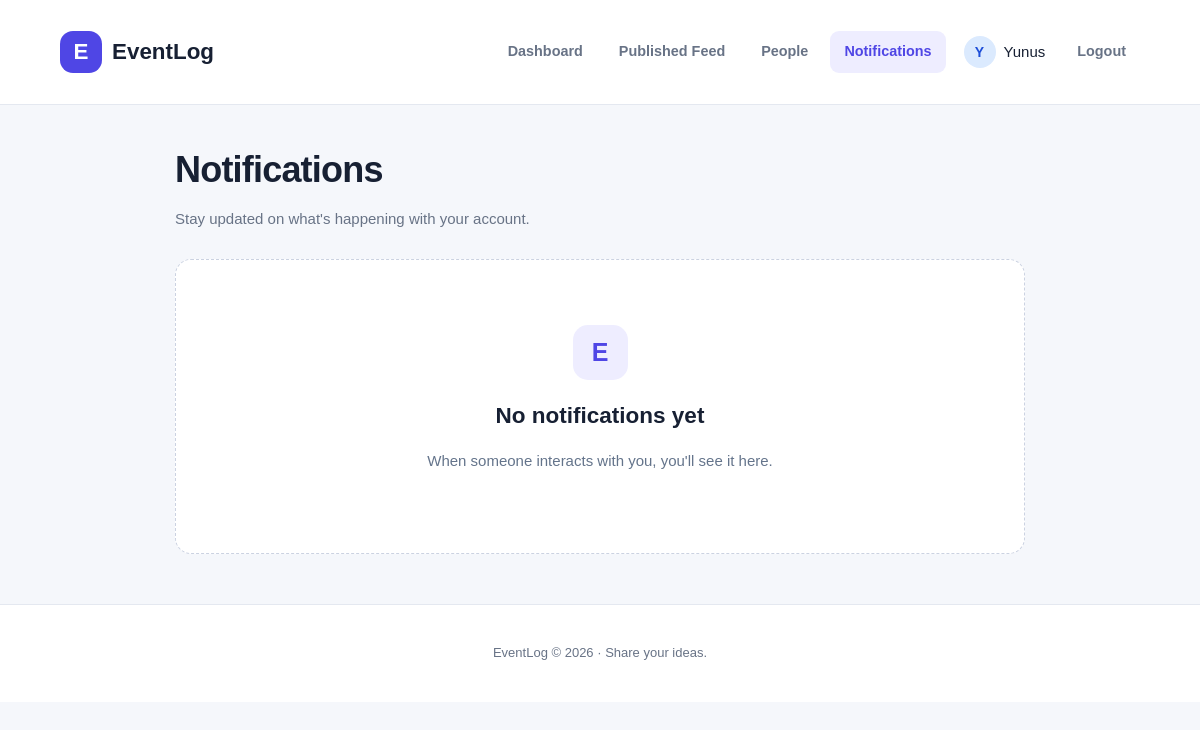
The app's page /notifications (signed in), older data.
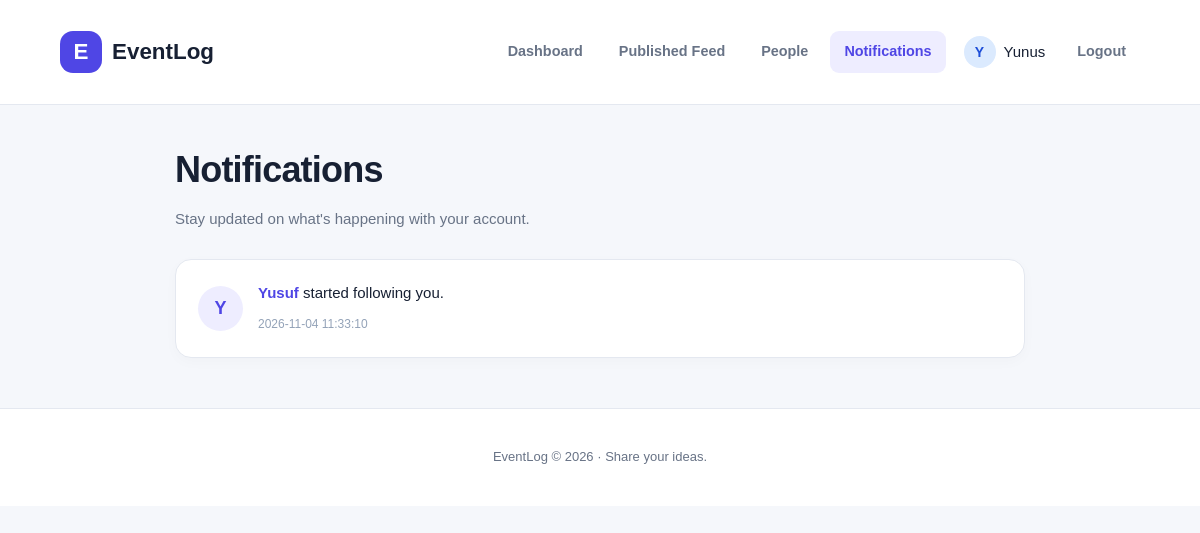
The same page, newer data.
### app.py (models this page shows)
    class User(db.Model, UserMixin):
        id = mapped_column(db.Integer, primary_key=True)
        Firstname = mapped_column(db.String)
        Lastname = mapped_column(db.String)
        Username = mapped_column(db.String, unique=True, nullable=False)
        Email = mapped_column(db.String)
        Password = mapped_column(db.String, nullable=False)
        date = mapped_column(db.String)

    class Notification(db.Model):
        __tablename__ = 'notification'
        id = mapped_column(db.Integer, primary_key=True)
        recipient_id = mapped_column(db.Integer, db.ForeignKey('user.id'), nullable=False)
        actor_id = mapped_column(db.Integer, db.ForeignKey('user.id'), nullable=False)
        notification_type = mapped_column(db.String, nullable=False)
        post_id = mapped_column(db.Integer, db.ForeignKey('post.id'), nullable=True)
        is_read = mapped_column(db.Boolean, default=False, nullable=False)
        date = mapped_column(db.String, nullable=False)

### app.py (the view)
    @app.route('/notifications')
    @login_required
    def notifications():
        notifications = db.session.query(Notification, User).join(
            User, Notification.actor_id == User.id
        ).filter(
            Notification.recipient_id == current_user.id
        ).order_by(
            Notification.id.desc()
        ).all()
        return render_template(
            'notification.html',
            notifications=notifications
        )

### templates/notification.html (shortened to what this page needs)
<!DOCTYPE html>
<html lang="en">
<head>
    <link rel="stylesheet" href="{{ url_for('static', filename='notification.css') }}">
</head>
<body class="notifications-page">
    <header class="pub-header">
        <a href="{{ url_for('home') }}" class="pub-brand">
            <span class="pub-brand-icon">E</span>
            <span>EventLog</span>
        </a>
        <nav class="pub-nav">
            <a href="{{ url_for('home') }}" class="pub-nav-link"> Dashboard </a>
            <a href="{{ url_for('published_posts') }}" class="pub-nav-link"> Published Feed </a>
            <a href="{{ url_for('people') }}" class="pub-nav-link"> People </a>
            <a href="{{ url_for('notifications') }}" class="pub-current-page">
                Notifications
            </a>
            <a href="{{ url_for('profile', username=current_user.Username) }}"
            class="pub-user-profile">
                <span class="pub-user-avatar"> {{ (current_user.Username or 'U')[0]|upper }} </span>
                <span class="pub-user-name"> {{ current_user.Username }} </span>
            </a>
            <a href="{{ url_for('logout') }}" class="pub-nav-link pub-logout"> Logout </a>
        </nav>
    </header>
    <main class="notifications-main">
        <section class="notifications-heading">
            <h1>Notifications</h1>
            <p>Stay updated on what's happening with your account.</p>
        </section>
        <section class="notifications-list">
            {% for notification, actor in notifications %}
                <article class="notification-card">
                    <div class="notification-avatar">
                        {{ (actor.Username or 'U')[0]|upper }}
                    </div>
                    <div class="notification-content">
                        {% if notification.notification_type == 'follow' %}
                            <p>
                                <strong>{{ actor.Username }}</strong>
                                started following you.
                            </p>
                        {% elif notification.notification_type == 'like' %}
                            <p>
                                <strong>{{ actor.Username }}</strong>
                                liked your post.
                            </p>
                        {% elif notification.notification_type == 'comment' %}
                            <p>
                                <strong>{{ actor.Username }}</strong>
                                commented on your post.
                            </p>
                        {% else %}
                            <p>
                                <strong>{{ actor.Username }}</strong>
                                interacted with you.
                            </p>
                        {% endif %}
                        <small>{{ notification.date }}</small>
                    </div>
                </article>
            {% else %}
                <div class="notifications-empty">
                    <div class="empty-icon">E</div>
                    <h2>No notifications yet</h2>
                    <p>When someone interacts with you, you'll see it here.</p>
                </div>
            {% endfor %}
        </section>
    </main>
    <footer class="notifications-footer">
        <p>EventLog &copy; 2026 · Share your ideas.</p>
    </footer>
</body>
</html>

Row changes from the older to the newer data that the page shows:
added Notification: Username "Yusuf", date "2026-11-04 11:33:10"
now on this page (row unchanged): User: Username "Y"
Text that changed along with them:
text no longer shown: "E No notifications yet When someone interacts with you, you'll see it here."
